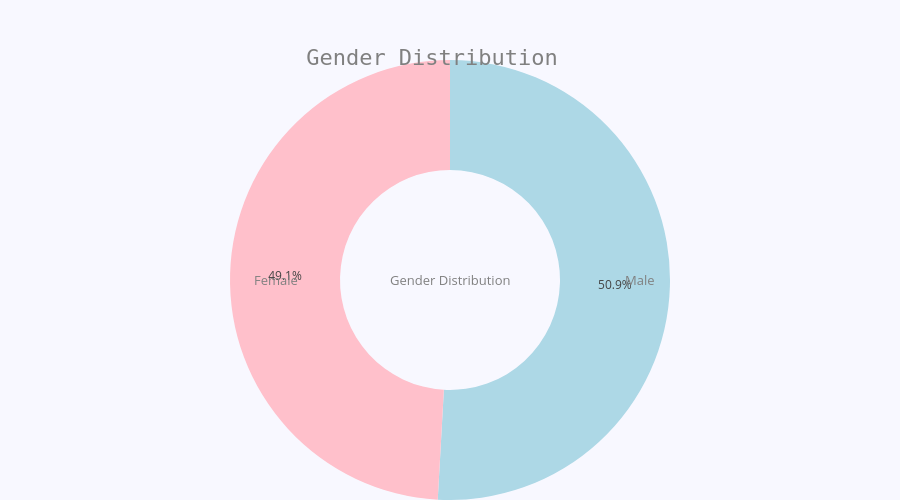

Here is the notebook cell this chart was saved with:
### Code cell
fig = px.pie(names=df['sex'].value_counts().index,
             values = df['sex'].value_counts(),
            hole=.5)

fig.add_annotation(showarrow=False,x=0.50,y=0.5,text='Gender Distribution',font=dict(size=13,color='grey'))
fig.add_annotation(showarrow=False,x=0.28,y=0.5,text='Female',font=dict(size=13,color='grey'))
fig.add_annotation(showarrow=False,x=0.73,y=0.5,text='Male',font=dict(size=13,color='grey'))

fig.update_traces(marker=dict(colors=['lightblue','pink']))

fig.update_layout(margin={'b':0,'l':0,'r':0,},
                 paper_bgcolor='rgb(248, 248, 255)',
                 plot_bgcolor='rgb(248, 248, 255)',
                 title_text='Gender Distribution',
                 title={'font':{
                             'family':'monospace',
                             'size':22,
                             'color': 'grey'
                         },
                        'x':0.48,'y':0.9},
                 height=500,
                 showlegend=False)
fig.show()

### Figure 1 — Plotly figure (JSON) as saved in the notebook; plotly's stock layout.template omitted (floating-point values rounded to 4 significant figures)
{"data": [{"domain": {"x": [0, 1], "y": [0, 1]}, "hole": 0.5, "hovertemplate": "label=%{label}<br>value=%{value}<extra></extra>", "labels": ["M", "F"], "legendgroup": "", "marker": {"colors": ["lightblue", "pink"]}, "name": "", "showlegend": true, "type": "pie", "values": [86, 83]}], "layout": {"annotations": [{"font": {"color": "grey", "size": 13}, "showarrow": false, "text": "Gender Distribution", "x": 0.5, "y": 0.5}, {"font": {"color": "grey", "size": 13}, "showarrow": false, "text": "Female", "x": 0.28, "y": 0.5}, {"font": {"color": "grey", "size": 13}, "showarrow": false, "text": "Male", "x": 0.73, "y": 0.5}], "height": 500, "legend": {"tracegroupgap": 0}, "margin": {"b": 0, "l": 0, "r": 0, "t": 60}, "paper_bgcolor": "rgb(248, 248, 255)", "plot_bgcolor": "rgb(248, 248, 255)", "showlegend": false, "title": {"font": {"color": "grey", "family": "monospace", "size": 22}, "text": "Gender Distribution", "x": 0.48, "y": 0.9}}}
